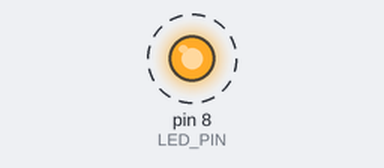
Bench run of a sketch on a simulated Arduino Uno, built with avr-gcc and run on an emulated ATmega328P. Parts: output pins drawn as LEDs (lit = HIGH). Dashed ring = blinking.

Above: at 0.2 s.
Timing chart, 0 to 3.0 s (numbered marks = the images above):
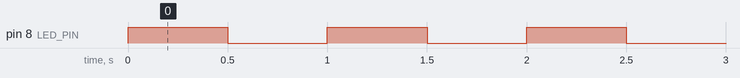

The sketch:

01_led.ino
```cpp
// Single LED blink. Use a 220-330 ohm resistor in series with the LED.
#if defined(ESP8266)
const uint8_t LED_PIN = 5;  // GPIO5 / NodeMCU D1
#else
const uint8_t LED_PIN = 8;  // Arduino Uno/Nano digital pin 8
#endif

void setup() {
  pinMode(LED_PIN, OUTPUT);
}

void loop() {
  digitalWrite(LED_PIN, HIGH);
  delay(500);
  digitalWrite(LED_PIN, LOW);
  delay(500);
}
```

Measured:
- by itself, pin 8 (LED_PIN): alternates HIGH for 0.50 s and LOW for 0.50 s
